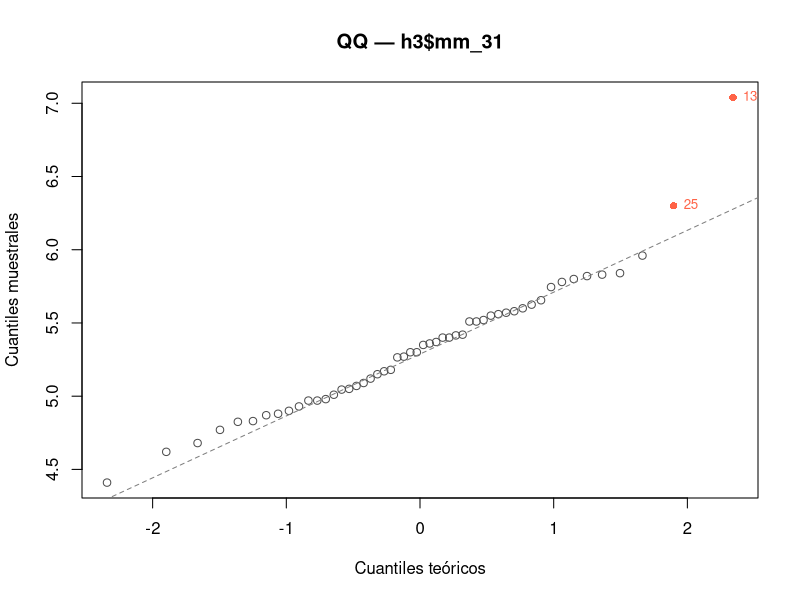
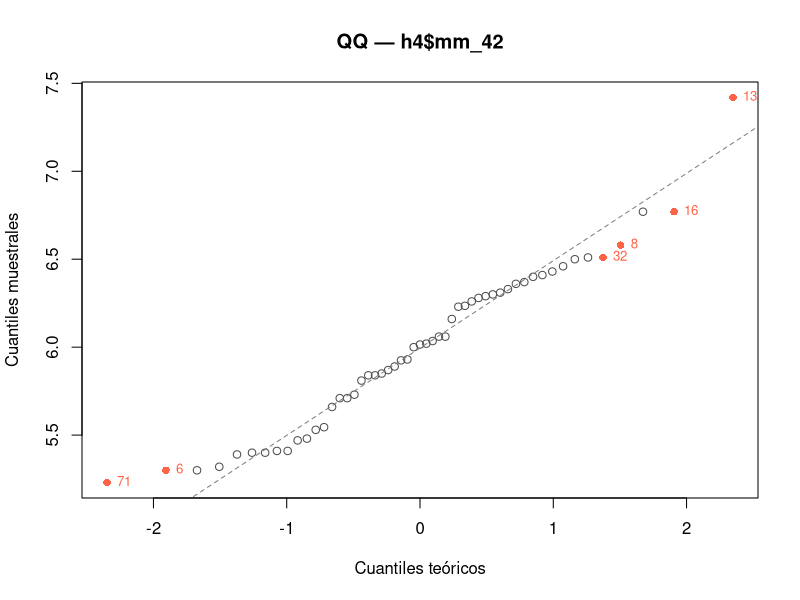
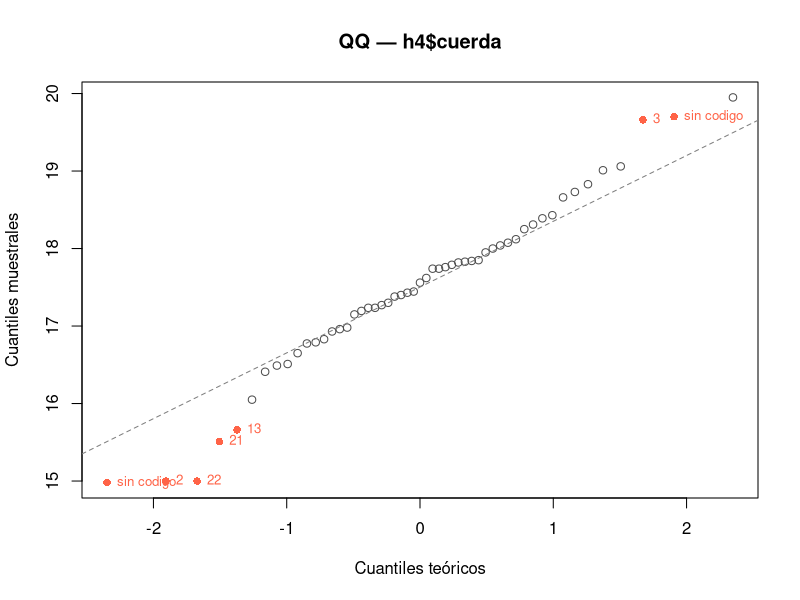
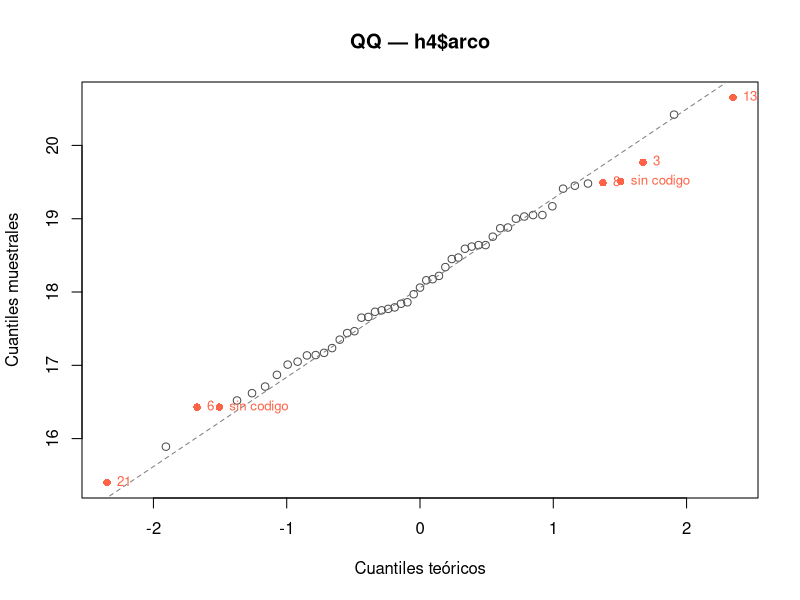
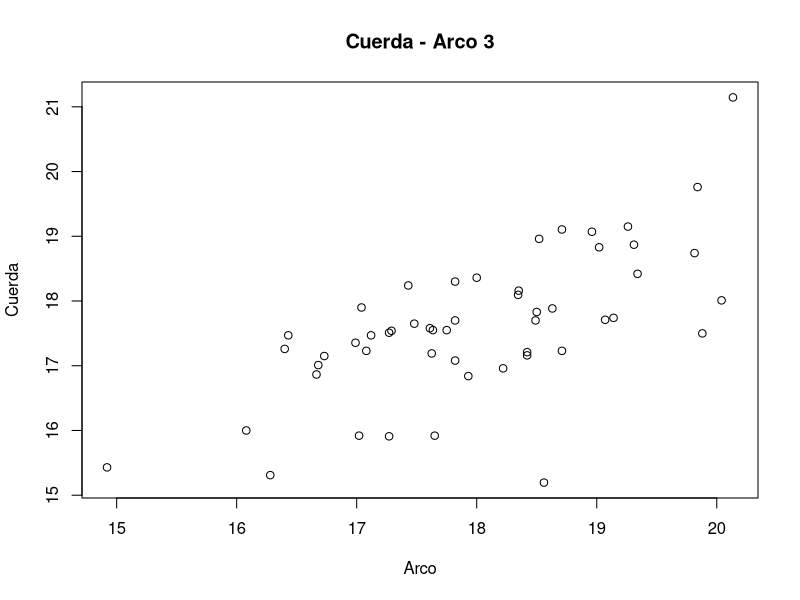
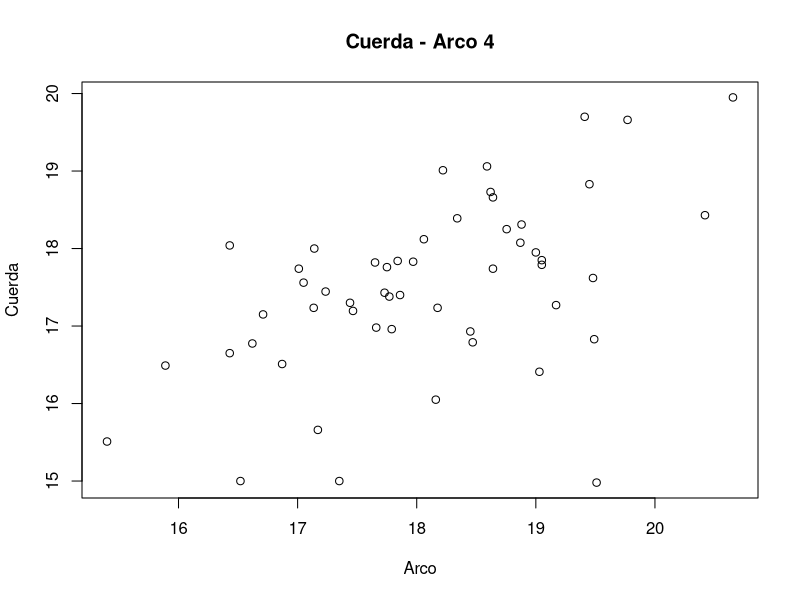
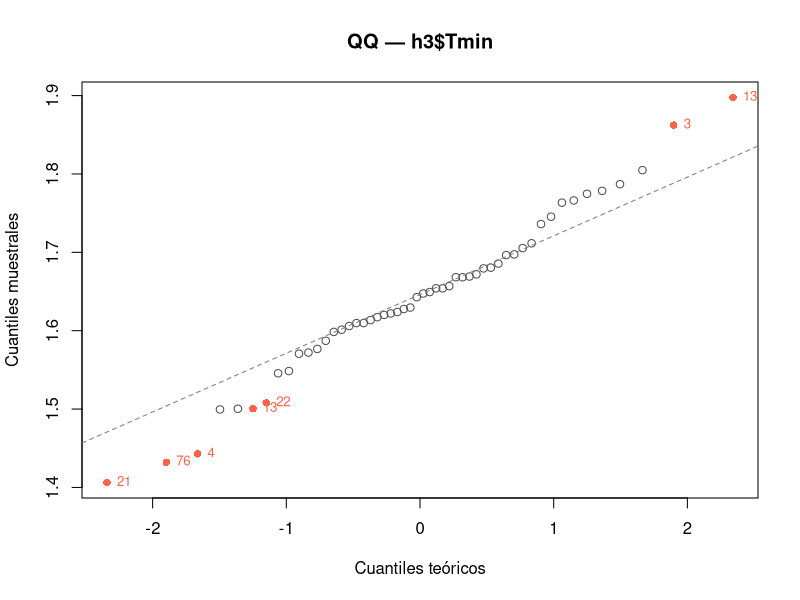
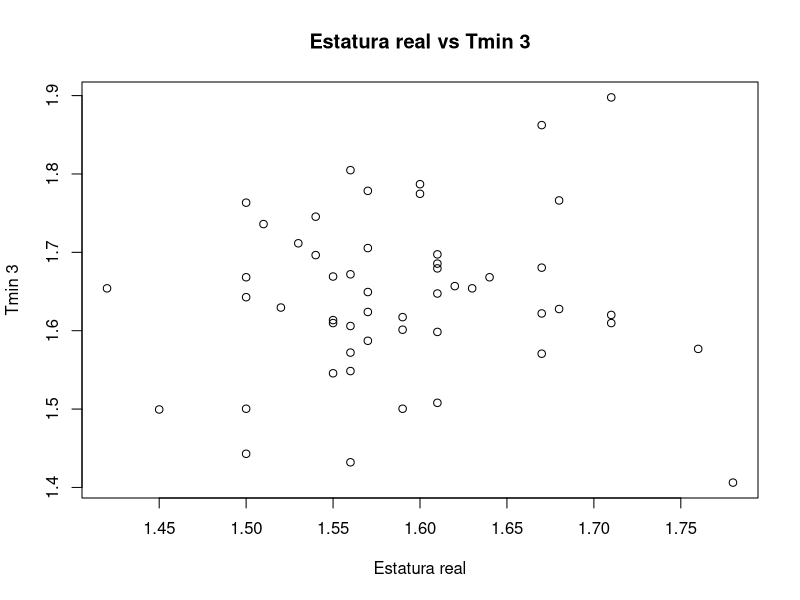

The R script that drew these images, in order: (Note: this script raises an error after producing the figures.)
# ================================================================
# Limpieza de outliers y análisis inferencial
# Servicio Social - Edson André Cortés Silva
# ================================================================

library(dplyr)
library(tidyr)

# ----------------------------------------------------------------
# Datos
# ----------------------------------------------------------------

du <- read.csv("datos_unidos.csv",
               stringsAsFactors = FALSE, check.names = FALSE)

# ----------------------------------------------------------------
# Limpieza de outliers anatómicamente imposibles
#
# Criterio: valores fuera del rango anatómico de referencia para
# dientes permanentes inferiores en adultos:
#   Incisivo central (41/31): 3.5 – 6.5 mm
#   Incisivo lateral (42/32): 5.0 – 7.5 mm
#   Canino           (43/33): 5.5 – 8.5 mm
#
# Casos eliminados:
#   ID 26   → mm_43 = 8.84 mm (canino H3 supera límite anatómico)
#             se excluye solo de H3; no afecta H4
#   sin codigo → mm_31 = 8.58 mm (incisivo central H4 imposible)
#             W = 0.77 en mm_31, el peor Shapiro-Wilk del dataset
#             se excluye solo de H4; no afecta H3
#   ID 17   → mm_32 = 4.14 mm (incisivo lateral H4 bajo límite)
#             se excluye solo de H4
#
# ID 130 conservado: valores extremos pero anatómicamente plausibles
# y consistentes en todas sus piezas (individuo con dientes grandes).
# Outliers de cuerda (IDs 2, 4, 21, 22, 76) conservados: dentro del
# rango anatómico de 13–22 mm, representan variabilidad real.
# ----------------------------------------------------------------

h4 <- du %>%
  filter(mm_41 != 0, mm_42 != 0, mm_43 != 0, !is.na(Estatura)) %>%
  filter(!(ID == "26")) %>%                        # mm_43 = 8.84
  mutate(arco = mm_41 + mm_42 + mm_43, cuerda = mm_43_41)

h3 <- du %>%
  filter(mm_31 != 0, mm_32 != 0, mm_33 != 0, !is.na(Estatura)) %>%
  filter(!(ID == "sin codigo" & mm_31 > 8)) %>%   # mm_31 = 8.58
  filter(!(ID == "17")) %>%                        # mm_32 = 4.14
  mutate(arco = mm_31 + mm_32 + mm_33, cuerda = mm_33_31)

# ----------------------------------------------------------------
# 1. Verificación de normalidad — Shapiro-Wilk
#
# Se evalúa la normalidad de:
#   a) Estatura real (global y por sexo)
#   b) Medidas dentales individuales tras limpieza
#   c) Arco y cuerda por hemiarcada
#   d) Diferencias entre estatura real y estimada (Tmin, Tprom, Tmax)
#      — estas últimas se calculan tras aplicar el método de Carrea
#
# Criterio: p >= 0.05 → no se rechaza normalidad → pruebas paramétricas
#           p <  0.05 → se rechaza normalidad    → pruebas no paramétricas
# ----------------------------------------------------------------
normalqq <- function(medida, id, umbral = 1.5) {
  qq      <- qqnorm(medida, plot.it = FALSE)
  z_teo   <- qq$x   # cuantiles teóricos
  z_obs   <- qq$y   # cuantiles muestrales
  
  # Residual: desviación vertical respecto a la línea teórica
  # La línea QQ pasa por (Q1_teo, Q1_obs) y (Q3_teo, Q3_obs)
  q25 <- quantile(medida, 0.25, na.rm = TRUE)
  q75 <- quantile(medida, 0.75, na.rm = TRUE)
  z25 <- qnorm(0.25)
  z75 <- qnorm(0.75)
  
  pendiente   <- (q75 - q25) / (z75 - z25)
  intercepto  <- q25 - pendiente * z25
  
  residual    <- z_obs - (intercepto + pendiente * z_teo)
  outlier     <- abs(residual) > umbral * sd(residual, na.rm = TRUE)
  
  # Gráfico
  plot(z_teo, z_obs,
       main = paste("QQ —", deparse(substitute(medida))),
       xlab = "Cuantiles teóricos",
       ylab = "Cuantiles muestrales",
       pch  = ifelse(outlier, 16, 1),
       col  = ifelse(outlier, "tomato", "gray30"))
  abline(a = intercepto, b = pendiente, lty = 2, col = "gray50")
  text(z_teo[outlier], z_obs[outlier], labels = id[outlier],
       pos = 4, cex = 0.8, col = "tomato")
  
  # Devolver IDs de outliers
  return(id[outlier])
}


# a) Estatura real
sw_estatura        <- shapiro.test(du$Estatura)
sw_estatura_F      <- shapiro.test(du$Estatura[du$Sexo == "F"])
sw_estatura_M      <- shapiro.test(du$Estatura[du$Sexo == "M"])

# b) Medidas dentales individuales (tras limpieza)
sw_mm41 <- shapiro.test(h3$mm_41)
sw_mm42 <- shapiro.test(h3$mm_42)
sw_mm43 <- shapiro.test(h3$mm_43)
sw_mm31 <- shapiro.test(h4$mm_31)
sw_mm32 <- shapiro.test(h4$mm_32)
sw_mm33 <- shapiro.test(h4$mm_33)

normalqq(h3$mm_31, h3$ID)
normalqq(h4$mm_42, h4$ID)

# c) Arco y cuerda — determina el método de correlación a usar
sw_arco_h3   <- shapiro.test(h3$arco)
sw_cuerda_h3 <- shapiro.test(h3$cuerda)
sw_arco_h4   <- shapiro.test(h4$arco)
sw_cuerda_h4 <- shapiro.test(h4$cuerda)

normalqq(h4$cuerda, h4$ID)
normalqq(h4$arco, h4$ID)

metodo_cor_h3 <- ifelse(sw_arco_h3$p.value   >= 0.05 &
                          sw_cuerda_h3$p.value >= 0.05,
                        "pearson", "spearman")
metodo_cor_h4 <- ifelse(sw_arco_h4$p.value   >= 0.05 &
                          sw_cuerda_h4$p.value >= 0.05,
                        "pearson", "spearman")

cor_h3 <- cor.test(h3$arco, h3$cuerda, method = metodo_cor_h3)
cor_h4 <- cor.test(h4$arco, h4$cuerda, method = metodo_cor_h4)

plot(h3$arco, h3$cuerda,       
     main = paste("Cuerda - Arco 3"),
     xlab = "Arco",
     ylab = "Cuerda")
plot(h4$arco, h4$cuerda,
     main = paste("Cuerda - Arco 4"),
     xlab = "Arco",
     ylab = "Cuerda")

# ----------------------------------------------------------------
# Método de Carrea — cálculo de Tmin, Tprom, Tmax
#
# T = medida × k / 1000  (resultado en metros)
# k_carrea = 30π ≈ 94.25
# Cuando cuerda > arco por error de medición: usar min/max
# ----------------------------------------------------------------

k_carrea <- 30 * pi

h3 <- h3 %>%
  mutate(
    Tmin  = pmin(cuerda, arco) / 1000 * k_carrea,
    Tmax  = pmax(cuerda, arco) / 1000 * k_carrea,
    Tprom = (Tmin + Tmax) / 2
  )
normalqq(h3$Tmin, h3$ID)

h4 <- h4 %>%
  mutate(
    Tmin  = pmin(cuerda, arco) / 1000 * k_carrea,
    Tmax  = pmax(cuerda, arco) / 1000 * k_carrea,
    Tprom = (Tmin + Tmax) / 2
  )

# d) Normalidad de diferencias (estatura real − estimada)
# Necesaria para elegir entre t pareada vs Wilcoxon en el paso siguiente
sw_estatura_h3  <- shapiro.test(h3$Estatura)
sw_tmin_h3 <- shapiro.test(h3$Tmin)
sw_tmax_h3  <- shapiro.test(h3$Tmax)

sw_estatura_h4  <- shapiro.test(h4$Estatura)
sw_tmin_h4 <- shapiro.test(h4$Tmin)
sw_tmax_h4  <- shapiro.test(h4$Tmax)

# ----------------------------------------------------------------
# 2. Correlación: estatura real vs Tmin, Tprom, Tmax
#
# Se usa Pearson si las diferencias son normales, Spearman si no.
# Cuantifica asociación lineal pero no concordancia.
# La concordancia se evaluará posteriormente con el índice de Lin.
# ----------------------------------------------------------------

# Método según normalidad de las diferencias en cada hemiarcada
metodo_h3 <- ifelse(all(sw_tmin_h3$p.value >= 0.05),
                    "pearson", "spearman")

metodo_h4 <- ifelse(all(sw_tmin_h4$p.value >= 0.05),
                    "pearson", "spearman")

cor_tmin_h3  <- cor.test(h3$Estatura, h3$Tmin,  method = metodo_h3)
plot(h3$Estatura, h3$Tmin,
     main = "Estatura real vs Tmin 3",
     xlab = "Estatura real",
     ylab = "Tmin 3")

plot(h4$Estatura, h4$Tmin,
     main = "Estatura real vs Tmin 4",
     xlab = "Estatura real",
     ylab = "Tmin 4")

plot(h3$Estatura, h3$Tmax,
     main = "Estatura real vs Tmax 3",
     xlab = "Estatura real",
     ylab = "Tmin 3")

plot(h4$Estatura, h4$Tmax,
     main = "Estatura real vs Tmax 4",
     xlab = "Estatura real",
     ylab = "Tmin 4")



cor_tprom_h3 <- cor.test(h3$Estatura, h3$Tprom, method = metodo_h3)
cor_tmax_h3  <- cor.test(h3$Estatura, h3$Tmax,  method = metodo_h3)

cor_tmin_h4  <- cor.test(h4$Estatura, h4$Tmin,  method = metodo_h4)
cor_tprom_h4 <- cor.test(h4$Estatura, h4$Tprom, method = metodo_h4)
cor_tmax_h4  <- cor.test(h4$Estatura, h4$Tmax,  method = metodo_h4)

# Correlaciones totalmente irreleventes usando carrea, esto prueba la ineficiencia 
# del método para estimar la estatura de nuestra muestra.

# ----------------------------------------------------------------
# Métricas de evaluación del método de Carrea
# Precisión, RMSE y correlación de Pearson para H3 y H4
# ----------------------------------------------------------------

calcular_metricas <- function(data, label) {
  
  # Precisión: % de individuos con estatura real dentro de [Tmin, Tmax]
  precision <- mean(data$Estatura >= data$Tmin &
                      data$Estatura <= data$Tmax, na.rm = TRUE) * 100
  
  # RMSE: entre estatura real y punto medio del rango predicho
  rmse <- sqrt(mean((data$Estatura - data$Tprom)^2, na.rm = TRUE))
  
  # Correlación de Pearson: estatura real vs Tprom
  # (ambas variables son normales según Shapiro-Wilk)
  cor_tmin  <- cor.test(data$Estatura, data$Tmin,  method = "pearson")
  cor_tprom <- cor.test(data$Estatura, data$Tprom, method = "pearson")
  cor_tmax  <- cor.test(data$Estatura, data$Tmax,  method = "pearson")
  
  list(
    label     = label,
    n         = nrow(data),
    precision = round(precision, 1),
    rmse      = round(rmse, 4),
    r_tmin    = round(cor_tmin$estimate,  4),
    p_tmin    = round(cor_tmin$p.value,   4),
    r_tprom   = round(cor_tprom$estimate, 4),
    p_tprom   = round(cor_tprom$p.value,  4),
    r_tmax    = round(cor_tmax$estimate,  4),
    p_tmax    = round(cor_tmax$p.value,   4)
  )
}

met_h3 <- calcular_metricas(h3, "H3 (31-33)")
met_h4 <- calcular_metricas(h4, "H4 (41-43)")


# ----------------------------------------------------------------
# ANOVA de medidas repetidas
#
# Cada individuo aporta 4 mediciones: Estatura, Tmin, Tprom, Tmax.
# El ANOVA de medidas repetidas descompone:
#   SC_total = SC_entre condiciones + SC_entre sujetos + SC_error residual
#
# Al extraer SC_entre sujetos el error residual se reduce, produciendo
# un estadístico F más sensible que el ANOVA clásico.
#
# H0: µ_real = µ_Tmin = µ_Tprom = µ_Tmax
# H1: al menos una media difiere
# Se rechaza H0 si p < 0.05
#
# Supuestos verificados:
#   - Normalidad de diferencias: Shapiro-Wilk (arriba)
#   - Esfericidad: prueba de Mauchly
#     Si se viola → corrección de Greenhouse-Geisser
#   - Ausencia de outliers extremos: revisada en la limpieza
#
# Nota: se usa aov() con Error(ID/condicion) para el modelo de
# medidas repetidas en R base. Se requiere formato largo.
# ----------------------------------------------------------------

# ----------------------------------------------------------------
# ANOVA de medidas repetidas — sin Tprom
#
# Tprom = (Tmin + Tmax) / 2 es combinación lineal exacta de Tmin
# y Tmax, lo que hace singular la matriz de covarianzas y produce
# NaN en log(det(U)) de la prueba de Mauchly.
# Se excluye Tprom y se trabaja con 3 condiciones: Estatura, Tmin, Tmax.
# Con 3 condiciones solo hay 2 diferencias posibles (Estatura-Tmin,
# Estatura-Tmax, Tmin-Tmax) y la prueba de esfericidad es evaluable.
# Si el ANOVA resulta significativo, el post hoc identificará cuál
# estimación es indistinguible de la estatura real.
# ----------------------------------------------------------------

h3_largo <- h3 %>%
  select(ID, Estatura, Tmin, Tmax) %>%
  mutate(sujeto = row_number()) %>%
  pivot_longer(cols      = c(Estatura, Tmin, Tmax),
               names_to  = "condicion",
               values_to = "valor") %>%
  mutate(condicion = factor(condicion,
                            levels = c("Estatura","Tmin","Tmax")),
         sujeto    = factor(sujeto))

h4_largo <- h4 %>%
  select(ID, Estatura, Tmin, Tmax) %>%
  mutate(sujeto = row_number()) %>%
  pivot_longer(cols      = c(Estatura, Tmin, Tmax),
               names_to  = "condicion",
               values_to = "valor") %>%
  mutate(condicion = factor(condicion,
                            levels = c("Estatura","Tmin","Tmax")),
         sujeto    = factor(sujeto))

ez_h3 <- ezANOVA(data       = h3_largo,
                 dv         = valor,
                 wid        = sujeto,
                 within     = condicion,
                 type       = 3,
                 return_aov = TRUE)

ez_h4 <- ezANOVA(data       = h4_largo,
                 dv         = valor,
                 wid        = sujeto,
                 within     = condicion,
                 type       = 3,
                 return_aov = TRUE)

# ez_h3$`Mauchly's Test of Sphericity`  → p < 0.05 indica violación
# ez_h3$`Sphericity Corrections`        → corrección GG si aplica
# ez_h3$ANOVA                           → F, p, ges


# k óptimo con el dataset actualizado
k_opt_h3 <- calcular_k_opt(h3$Estatura, h3$cuerda, h3$arco)
k_opt_h4 <- calcular_k_opt(h4$Estatura, h4$cuerda, h4$arco)

calcular_precision(h3$Estatura, h3$cuerda, h3$arco, k_opt_h3)
calcular_precision(h3$Estatura, h3$cuerda, h3$arco, k_carrea)
calcular_precision(h4$Estatura, h4$cuerda, h4$arco, k_opt_h4)
calcular_precision(h4$Estatura, h4$cuerda, h4$arco, k_carrea)
calcular_rmse(h3$Estatura, h3$cuerda, h3$arco, k_opt_h3)
calcular_rmse(h4$Estatura, h4$cuerda, h4$arco, k_opt_h4)
calcular_rmse(h3$Estatura, h3$cuerda, h3$arco, k_carrea)
calcular_rmse(h4$Estatura, h4$cuerda, h4$arco, k_carrea)

# Coeficientes del modelo lineal
coef(summary(mod_2c_h3))
coef(summary(mod_2c_h4))
